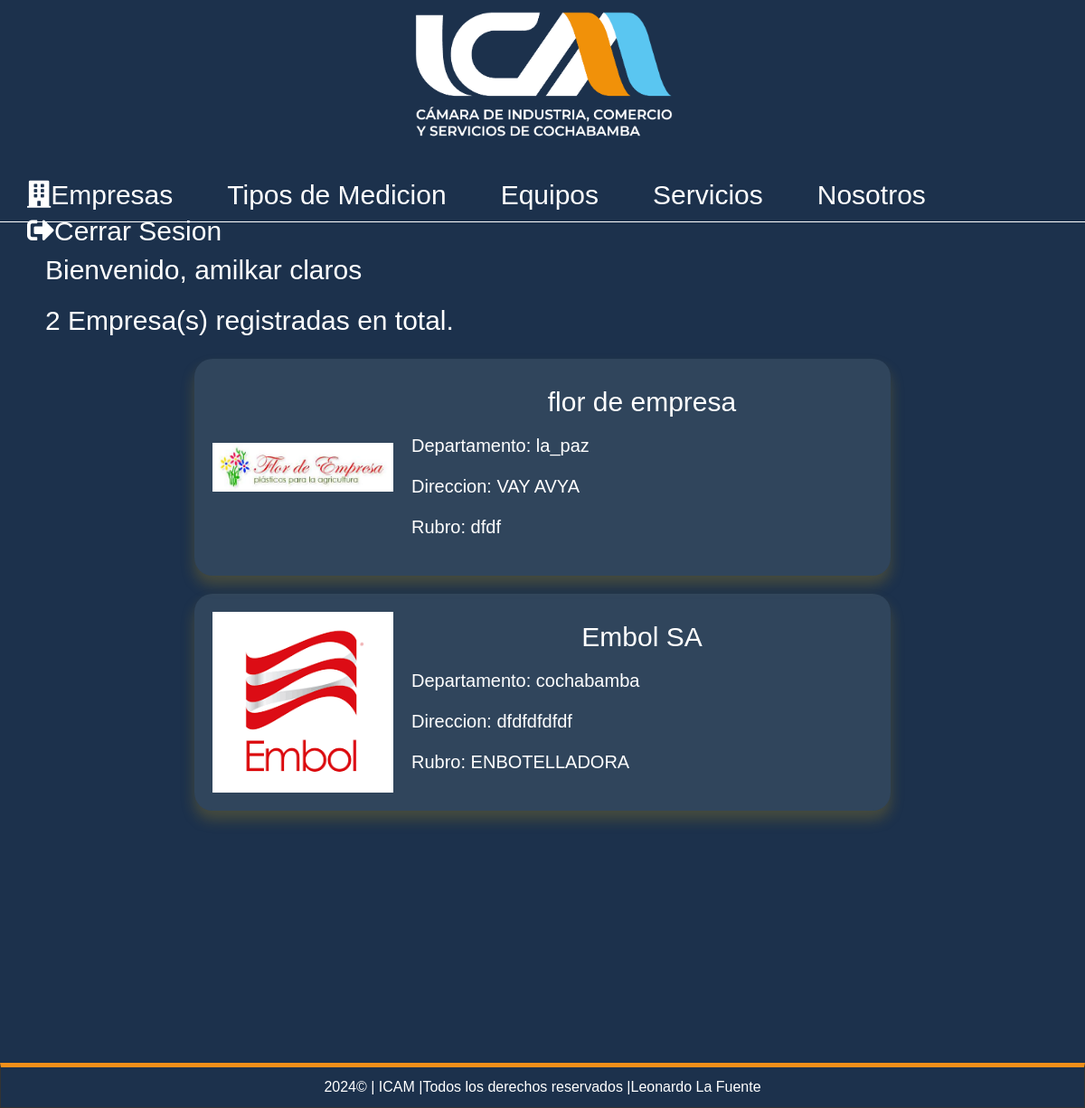
Before: / (signed in) with the older database file.
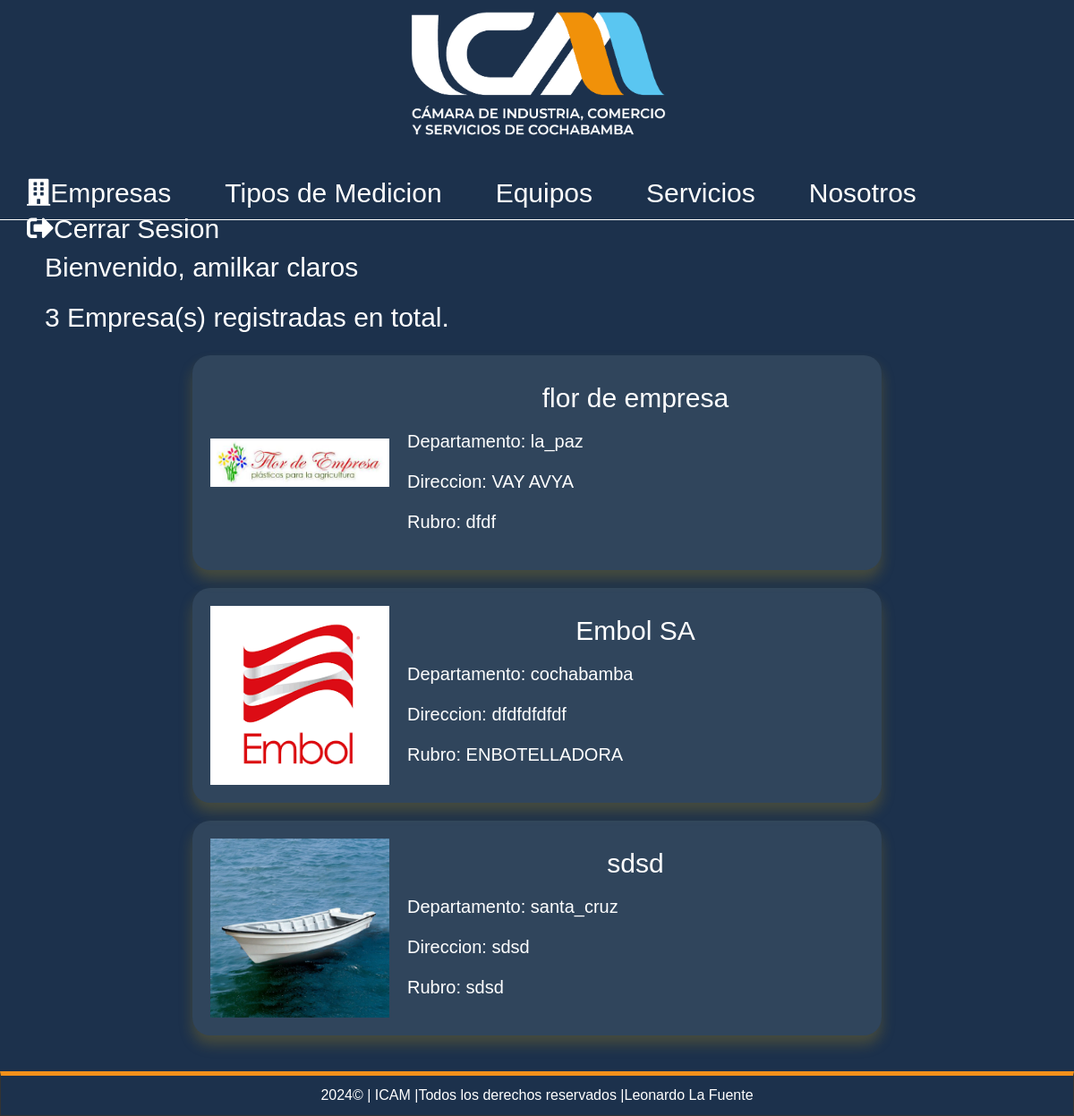
After: the same page with the newer database file.
### pages/models.py (models this page shows, shortened)
class Page(models.Model):
    title=models.CharField(max_length=50,verbose_name="Titulo")
    content=RichTextField(verbose_name="Contenido")
    slug=models.CharField(unique=True,max_length=150,verbose_name="Url")
    order=models.IntegerField(default=0,verbose_name="Orden")
    visible=models.BooleanField(verbose_name="Visible")
    created_at=models.DateTimeField(auto_now_add=True,verbose_name="Creado el")
    update_at=models.DateTimeField(auto_now=True,verbose_name="Actualizado el")
    class Meta:
        verbose_name='Pagina'
        verbose_name_plural="Paginas"

### record/models.py (models this page shows, shortened)
class Company(models.Model):
    name = models.CharField(max_length=200,verbose_name='Nombre')
    address = models.CharField(max_length=300,verbose_name='Direccion')
    department = models.CharField(max_length=200,verbose_name='Departamento',choices=DEPARTMENT_CHOICES)
    sector = models.CharField(max_length=200, verbose_name='Sector')
    image = models.ImageField(default='null',verbose_name="Imagen",upload_to="companies")
    created_at = models.DateTimeField(auto_now_add=True,verbose_name="Creado el")
    user = models.ForeignKey(User, on_delete=models.CASCADE)
    class Meta:
        verbose_name='Empresa'
        verbose_name_plural='Empresas'

### mainapp/views.py (the view)
# urls.py: path('',views.index,name="index"),
@login_required
def index(request):
    form = None  # Inicializa la variable form
    companies = None  # Inicializa la variable companies
    if request.user.is_superuser:
        companies = Company.objects.all()
        if not companies.exists():  # Verifica si la consulta devolvió algún resultado
            messages.warning(request, "No hay empresas disponibles")
        else:
            if request.method == 'POST':
                form = CompanyForm(request.POST, request.FILES)  # Añade request.FILES
                if form.is_valid():
                    form.save()
                    messages.success(request, "Empresa añadida con éxito")
                    return redirect('index')  # Redirige a la misma página después de guardar
            else:
                form = CompanyForm()  # Instancia el formulario
    else:
        companies = Company.objects.filter(user=request.user)
        if not companies.exists():  # Verifica si la consulta devolvió algún resultado
            messages.warning(request, "No tienes ninguna empresa asociada")
    return render(request, 'mainapp/index.html', {
        'companies': companies,
        'form': form,  # Pasa el formulario al contexto
    })

### pages/context_processors.py (called while the page is built)
def get_pages(request):
    pages = Page.objects.filter(visible=True).order_by('order').values_list('id','title','slug')
    return {
        'pages':pages
    }

### record/processor.py (called while the page is built)
def get_areas(request):
    if request.user.is_authenticated and 'selected_company_id' in request.session:
        try:
            company = Company.objects.get(id=request.session['selected_company_id'])
            areas = Area.objects.filter(company=company).values_list('id', 'name')
            return {
                'areas': areas,
                'selected_company_id': request.session['selected_company_id'],  # Agrega esta línea
            }
        except Company.DoesNotExist:
            return {
                'areas': [],
            }
    else:
        return {
            'areas': [],
        }

### mainapp/templates/mainapp/index.html (shortened to what this page needs)
{% extends "layouts/layout.html" %}
{%block content%}
{%if user.email%}
    <h2>Bienvenido, {{request.user.first_name}} {{user.last_name}}</h2>
    <p>{{ companies.count }} Empresa(s) registradas en total.</p>
{% for company in companies %}
<a href="{% url 'company_areas' company.id %}" style="text-decoration: none; color: inherit;">
    <div class="company-box">
        <div class="logo">
            <img src="{{ company.image.url }}" alt="{{ company.name }}">
        </div>
        <div class="company-info">
            <h2>{{company.name}}</h2>
            <p>Departamento: {{ company.department}}</p>
            <p>Direccion: {{company.address}}</p>
            <p>Rubro: {{company.sector}}</p>
        </div>
    </div>
</a>
{% endfor %}
{% else %}
    <h2>Identificate para ver mas cosas</h2>
{%endif%}
{%endblock%}

### mainapp/templates/layouts/layout.html (shortened to what this page needs)
<!DOCTYPE html>
<html lang="es">
<head>
    {%load static%}
    <link rel="stylesheet" href="https://cdnjs.cloudflare.com/ajax/libs/font-awesome/5.15.3/css/all.min.css">
    <link rel="stylesheet" href="https://stackpath.bootstrapcdn.com/bootstrap/4.5.0/css/bootstrap.min.css">
    <link rel="stylesheet" type="text/css" href="{%static 'css/styles.css'%}">
</head>
<body>
    <header>
        <div id="logotipo">
            <img src="{%static 'imagenes/icam.png'%}" />
        </div>
    </header>
    <nav>
        <ul>
            <li>
                <a href="{% url 'index' %}"><i class="fas fa-building"></i>Empresas</a>
            </li>
            {% if user.is_authenticated %}
            {% for page in pages %}
                <li>
                    <a href="{% url 'page' page.2 %}">{{page.1}}</a>
                </li>
            {% endfor %}
            {% endif %}
            {% if user.email %}
                <li>
                    <a href="{% url 'logout' %}"><i class="fas fa-sign-out-alt"></i>Cerrar Sesion</a>
                </li>
            {% endif %}
        </ul>
    </nav>
    <div id="content">
        <div class="box">
            {% block content %}{% endblock %}
        </div>
    </div>
    <footer>
        {%now "Y"%}&copy; | ICAM |Todos los derechos reservados |Leonardo La Fuente
    </footer>
</body>
</html>

Changed rows visible on the page:
now on this page (row edited): Company: image (picture), name "sdsd", department "santa_cruz", address "sdsd", sector "sdsd"
Other visible differences:
{{ companies.count }}: "2" → "3"
